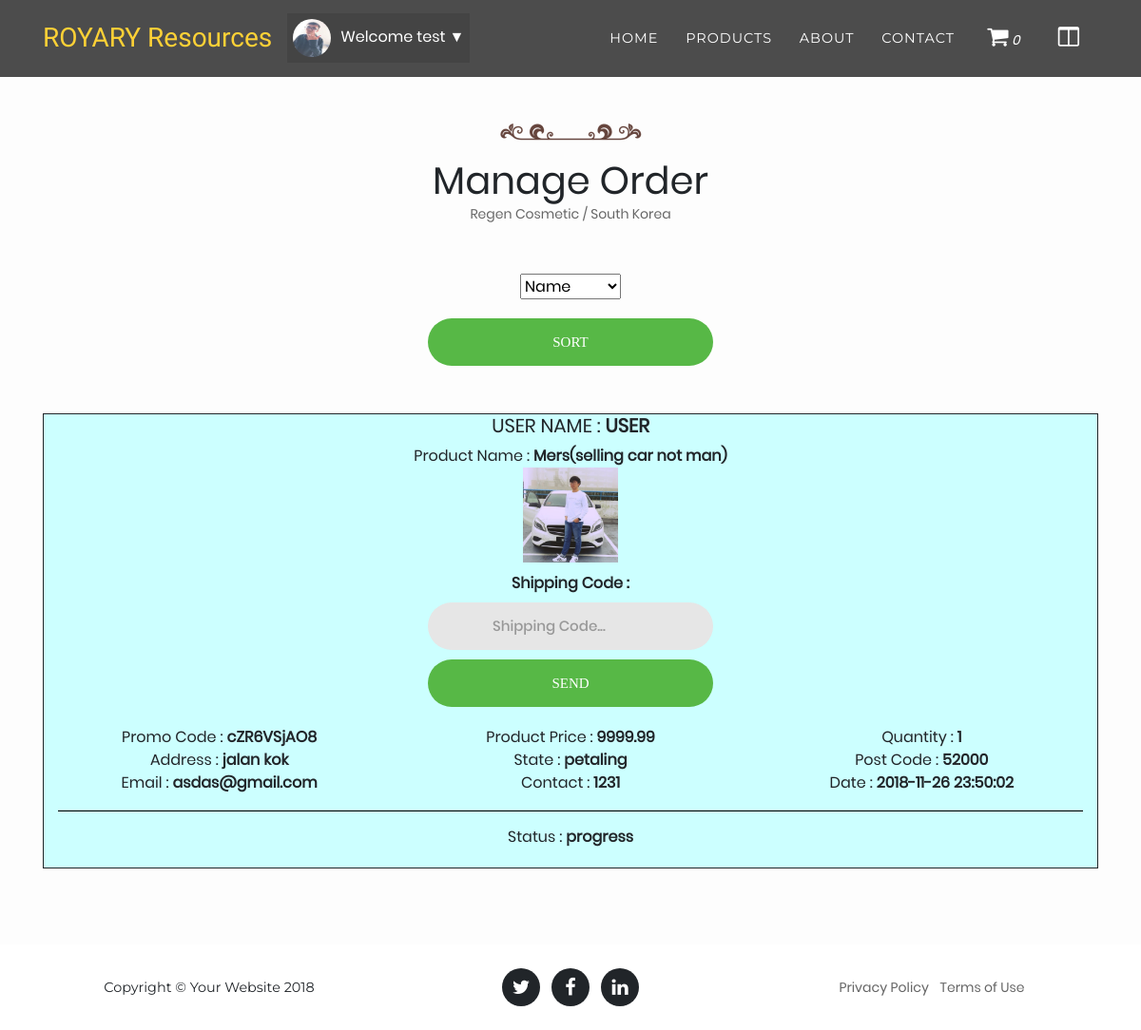
The page /Manageorder.php (signed in) on the database its author committed.
### tables this page shows
CREATE TABLE IF NOT EXISTS `productorder` (
  `id` int(255) NOT NULL AUTO_INCREMENT,
  `payid` int(255) NOT NULL,
  `productid` int(255) NOT NULL,
  `quantity` int(11) NOT NULL,
  `date` datetime NOT NULL,
  `delivery` enum('progress','sent') NOT NULL,
  `address` text NOT NULL,
  `city` text NOT NULL,
  `state` text NOT NULL,
  `postcode` int(11) NOT NULL,
  `contact` int(11) NOT NULL,
  `email` text NOT NULL,
  `username` varchar(20) NOT NULL,
  PRIMARY KEY (`id`),
  KEY `productid` (`productid`),
  KEY `payid` (`payid`)
);

CREATE TABLE IF NOT EXISTS `payment` (
  `id` int(11) NOT NULL AUTO_INCREMENT,
  `payid` varchar(20) NOT NULL,
  `method` text NOT NULL,
  `date` datetime NOT NULL,
  `total` double NOT NULL,
  `code` varchar(255) NOT NULL,
  PRIMARY KEY (`id`),
  KEY `payid` (`payid`)
);

CREATE TABLE IF NOT EXISTS `product` (
  `id` int(255) NOT NULL AUTO_INCREMENT,
  `name` varchar(255) NOT NULL,
  `code` varchar(255) NOT NULL,
  `categories` text NOT NULL,
  `image` text NOT NULL,
  `price` double NOT NULL,
  PRIMARY KEY (`id`),
  UNIQUE KEY `code` (`code`)
);

### Manageorder.php (the view, shortened to what this page needs)
<?php
   include 'connection_file.php';
   if(isset($_POST['submit'])){
		if($_POST['sortby'] == 'datedesc'){
			$sortby = 'B.date DESC LIMIT 0, 10';
		}else if($_POST['sortby'] == 'dateasc'){
			$sortby = 'B.date ASC LIMIT 0, 10';
		}else{
			$sortby = 'A.payid';
		}
   }else{
	   $sortby = 'B.date ASC LIMIT 0, 10';
   }
?>
<!DOCTYPE html>
<html lang="en">
  <head>
	<link rel="stylesheet" type="text/css" href="css/style2.css" />
    <link href="vendor/bootstrap/css/bootstrap.min.css" rel="stylesheet">
    <link href="vendor/font-awesome/css/font-awesome.min.css" rel="stylesheet" type="text/css">
    <link href="css/agency.css" rel="stylesheet">
	<link href="css/sidebar.css" rel="stylesheet">
	<link rel="stylesheet" type="text/css" href="vendor/bootstrap/css/bootstrap.css">
	<link rel="stylesheet" type="text/css" href="fonts/font-awesome-4.7.0/css/font-awesome.min.css">
	<link rel="stylesheet" type="text/css" href="vendor/animate/animate.css">
	<link rel="stylesheet" type="text/css" href="vendor/css-hamburgers/hamburgers.min.css">
	<link rel="stylesheet" type="text/css" href="vendor/select2/select2.min.css">
	<link rel="stylesheet" type="text/css" href="css/util.css">
	<link rel="stylesheet" type="text/css" href="css/main.css">
	<link href="css/cart.css" rel="stylesheet">
  </head>
  <body id="page-top">
    <nav class="navbar navbar-expand-lg navbar-dark fixed-top" id="mainNav">
      <div class="container">
        <a class="navbar-brand js-scroll-trigger" href="index.php">ROYARY Resources</a>
        <div class="collapse navbar-collapse" id="navbarResponsive">
		<div id="guest">
	    <?php
			navbar();
		?>
		</div>
          <ul class="navbar-nav text-uppercase ml-auto">
            <li class="nav-item">
              <a class="nav-link" href="index.php">Home</a>
            </li>
            <li class="nav-item product-dropdown">
              <a class="nav-link ">Products</a>
            </li>
            <li class="nav-item about-dropdown">
              <a class="nav-link js-scroll-trigger" href="#">About</a>
            </li>
            <li class="nav-item">
              <a class="nav-link js-scroll-trigger" href="index.php">Contact</a>
            </li>
          </ul>
			<ul class="navbar-nav text-uppercase">
			<li class="nav-item open-cart-button cart-dropdown"><a href="order.php"><i class="fa fa-shopping-cart" style="font-size:24px"></i>
				<i id="cart_count"><?php
				if(isset($_SESSION["cart_item"])){
					echo count($_SESSION["cart_item"]);
				}else{
					echo 0;
				}
				?></i>
			</a></li>
			<li class="nav-item open-cart-button news-dropdown"><a href="news.php"><i class="fa fa-columns" style="font-size:24px"></i></a></li>
			</ul>
        </div>
      </div>
    </nav>
    <section id="portfolio1" class="m-t-50">
      <div class="container wow fadeInUp">
        <div class="section-header">
		<div class="aboout_logo">
		  <img src="img/icons/1j+ojl1FOMkX9WypfBe43D6kjfGDpBFGnBbJwXs1M3EMoAJtlSEp2j...png"></img>
          <h1 class="section-title">Manage Order</h1>
		  </div>
          <p class="section-description">Regen Cosmetic / South Korea</p>
        </div>
		<form method="post" enctype="multipart/form-data">
		<div class="m-t-50 m-b-20">
			<select name="sortby">
				<option value="payid">Name</option>
			</select>
		</div>
			<div style="width: 300px; margin-left: auto; margin-right: auto;">
				<div><input type="submit" name="submit" class="login100-form-btn" value="Sort"/></div>
			</div>
		</form>
	<div>
		<div class="m-t-50">
		<?php
		if (isset($_SESSION['LoginID'])){
		$query = "SELECT B.id, A.payid, B.date, B.quantity, B.delivery, B.address, B.city, B.state, B.postcode, B.contact, B.email,
				A.code, C.name, C.code, C.categories, C.image, C.price
				FROM payment A JOIN productorder B ON A.id = B.payid
				JOIN product C ON C.id = B.productid ORDER BY $sortby";
		if ($result = mysqli_query($conn,$query)){
			while ($row = mysqli_fetch_row($result)){
				$rowid = $row[0];
				$inputid = 'value' . $row[0];
				$salesusername = $row[1];
				$date = $row[2];
				$quantity = $row[3];
				$progress = $row[4];
				$address = $row[5];
				$state = $row[7];
				$postcode = $row[8];
				$contact = $row[9];
				$email = $row[10];
				$promocode = $row[11];
				$productname = $row[12];
				$img = $row[15];
				$productprice = $row[16];
				if($progress == 'sent'){}else{
		?>
		<form method="post" enctype="multipart/form-data">
		<div class="news col-md-12 m-t-20">
			<div class="col-md-12"><label class="text-uppercase"><h5>User Name : <strong><?php echo $salesusername; ?></strong></h5></label></div>
			<div class="col-md-12">Product Name : <strong><?php echo $productname; ?></strong></div>
				<div class="row">
					<div class="col-md-12"><img src="<?php echo $img; ?>" width="100px" height="100px"></div>
				</div>
				<div class="row">
			<div class="m-t-10 m-b-20" style="width: 300px; margin-left: auto; margin-right: auto;">
			<div><label><strong>Shipping Code :</strong></label></div>
				<div class="wrap-input100 validate-input">
					<input placeholder="Shipping Code..." id="shipcode" name="<?php echo $inputid; ?>" class="input100 container-margin" required>
					<span class="focus-input100"></span>
				</div>
				<div><button type="submit" name="<?php echo $rowid; ?>" class="login100-form-btn">Send</button></div>
			</div>
				</div>
				<div class="row">
					<div class="col-md-4">Promo Code : <strong><?php echo $promocode; ?></strong></div>
					<div class="col-md-4">Product Price : <strong><?php echo $productprice; ?></strong></div>
					<div class="col-md-4">Quantity : <strong><?php echo $quantity; ?></strong></div>
				</div>
				<div class="row">
					<div class="col-md-4">Address : <strong><?php echo $address; ?></strong></div>
					<div class="col-md-4">State : <strong><?php echo $state; ?></strong></div>
					<div class="col-md-4">Post Code : <strong><?php echo $postcode; ?></strong></div>
				</div>
				<div class="row">
					<div class="col-md-4">Email : <strong><?php echo $email; ?></strong></div>
					<div class="col-md-4">Contact : <strong><?php echo $contact; ?></strong></div>
					<div class="col-md-4">Date : <strong><?php echo $date; ?></strong></div>
				</div><hr>
				<div class="row">
					<div class="col-md-12 m-b-20">Status : <strong><?php echo $progress; ?></strong></div>
				</div>
		</div>
		</form>
		<?php
				}
			}
		  }
		}
		?>
		</div>
	</div>
      </div>
	</section>
    <footer>
      <div class="container">
        <div class="row">
          <div class="col-md-4">
            <span class="copyright">Copyright &copy; Your Website 2018</span>
          </div>
          <div class="col-md-4">
            <ul class="list-inline social-buttons">
              <li class="list-inline-item">
                <a href="#">
                  <i class="fa fa-twitter"></i>
                </a>
              </li>
              <li class="list-inline-item">
                <a href="#">
                  <i class="fa fa-facebook"></i>
                </a>
              </li>
              <li class="list-inline-item">
                <a href="#">
                  <i class="fa fa-linkedin"></i>
                </a>
              </li>
            </ul>
          </div>
          <div class="col-md-4">
            <ul class="list-inline quicklinks">
              <li class="list-inline-item">
                <a href="#">Privacy Policy</a>
              </li>
              <li class="list-inline-item">
                <a href="#">Terms of Use</a>
              </li>
            </ul>
          </div>
        </div>
      </div>
    </footer>
  </body>
</html>

### connection_file.php (shortened to what this page needs)
<?php
	function navbar(){
		if (isset($_SESSION['LoginID'])){
			$username = $_SESSION['LoginID'];
		$query = "SELECT * FROM `login` WHERE username='$username'";
		if ($result = mysqli_query($GLOBALS['conn'],$query)){
			while ($row = mysqli_fetch_row($result)){
				$name = $row[9];
				$type = $row[10];
				$admin = $row[8];
				if($admin == 'admin'){
					echo "<div class='dropdown'>";
					echo "<div style='color:white;'><button onclick='myFunction()' class='dropbtn'>";
						if (strcasecmp('image/jpg', $type) == 0 || strcasecmp('image/jpeg', $type) == 0
							|| strcasecmp('image/png', $type) == 0 || strcasecmp('image/pdf', $type) == 0 || strcasecmp('image/gif', $type) == 0) {
								echo "<img src='img/profile-img/".$name."' width='40px' height='40px' style='margin-right:10px; border: 0px solid; border-radius: 25px;'></img>";
							}else{
								echo "<img src='img/profile-img/default.png' width='40px' height='40px' style='margin-right:10px;'></img>";
							}
					echo "Welcome " . $username . "  &#x25BC;" . "</button></br></div>";
					echo "</div>";
					}
				}
			}
        }
	}
?>

### css/style2.css (style rules this page uses)
ul li { list-style-type:none; }

### css/agency.css (style rules this page uses)
body { overflow-x: hidden; font-family: -apple-system, BlinkMacSystemFont, "Segoe UI", Roboto, "Helvetica Neue", Arial, sans-serif, "Apple Color Emoji", "Segoe UI Emoji", "Segoe UI Symbol"; }
p { line-height: 1.75; }
a { color: white; }
h1, h2, h3, h4, h5, h6 { font-weight: 700; font-family: 'Montserrat', 'Helvetica Neue', Helvetica, Arial, sans-serif; }
section { padding: 100px 0; }
@media (min-width: 768px) { section { padding: 150px 0; } }
#mainNav { background-color: #212529; }
#mainNav .navbar-brand { color: #fed136; font-family: 'Kaushan Script', 'Helvetica Neue', Helvetica, Arial, cursive; }
#mainNav .navbar-nav .nav-item .nav-link { font-size: 90%; font-weight: 400; padding: 0.75em 0; letter-spacing: 1px; color: white; font-family: 'Montserrat', 'Helvetica Neue', Helvetica, Arial, sans-serif; }
@media (min-width: 992px) { #mainNav { padding-top: 10px; padding-bottom: 10px; -webkit-transition: padding-top 0.3s, padding-bottom 0.3s; -moz-transition: padding-top 0.3s, padding-bottom 0.3s; transition: padding-top 0.3s, padding-bottom 0.3s; border: none; background-color: rgba(0, 0, 0, .7); } }
@media (min-width: 992px) { #mainNav .navbar-brand { font-size: 1.75em; -webkit-transition: all 0.3s; -moz-transition: all 0.3s; transition: all 0.3s; } }
@media (min-width: 992px) { #mainNav .navbar-nav .nav-item .nav-link { padding: 1.1em 1em !important; } }
footer { padding: 25px 0; text-align: center; }
footer span.copyright { font-size: 90%; line-height: 40px; text-transform: none; font-family: 'Montserrat', 'Helvetica Neue', Helvetica, Arial, sans-serif; }
footer ul.quicklinks { font-size: 90%; line-height: 40px; margin-bottom: 0; text-transform: none; font-family: 'Montserrat', 'Helvetica Neue', Helvetica, Arial, sans-serif; }
ul.social-buttons { margin-bottom: 0; }
ul.social-buttons li a { font-size: 20px; line-height: 40px; display: block; width: 40px; height: 40px; -webkit-transition: all 0.3s; -moz-transition: all 0.3s; transition: all 0.3s; color: white; border-radius: 100%; outline: none; background-color: #212529; }
.dropbtn { background-color: rgba(0, 0, 0, .1); color: white; padding: 6px; font-size: 16px; border: none; cursor: pointer; }
.dropdown { position: relative; display: inline-block; }
.open-cart-button { color: white; padding: 16px 20px; border: none; cursor: pointer; z-index: 9; }
.open-cart-button a { color: white; }
.news { background: #ccffff; width: 100%; border: solid 1px; word-break: break-all; }
hr { width: 100%; box-shadow: 0px 1px 0px 0px black; }

### css/main.css (style rules this page uses)
* { margin: 0px; padding: 0px; box-sizing: border-box; }
body, html { height: 100%; font-family: Poppins-Regular, sans-serif; }
a { font-family: Poppins-Regular; font-size: 14px; line-height: 1.7; color: #666666; margin: 0px; transition: all 0.4s; -webkit-transition: all 0.4s; -o-transition: all 0.4s; -moz-transition: all 0.4s; }
h1,h2,h3,h4,h5,h6 { margin: 0px; }
p { font-family: Poppins-Regular; font-size: 14px; line-height: 1.7; color: #666666; margin: 0px; }
ul, li { margin: 0px; list-style-type: none; }
input { outline: none; border: none; }
button { outline: none !important; border: none; background: transparent; }
.wrap-input100 { position: relative; width: 100%; z-index: 1; margin-bottom: 10px; }
.input100 { font-family: Poppins-Medium; font-size: 15px; line-height: 1.5; color: #666666; display: block; width: 100%; background: #e6e6e6; height: 50px; border-radius: 25px; padding: 0 30px 0 68px; }
.focus-input100 { display: block; position: absolute; border-radius: 25px; bottom: 0; left: 0; z-index: -1; width: 100%; height: 100%; box-shadow: 0px 0px 0px 0px; color: rgba(87,184,70, 0.8); }
.login100-form-btn { font-family: Montserrat-Bold; font-size: 15px; line-height: 1.5; color: #fff; text-transform: uppercase; width: 100%; height: 50px; border-radius: 25px; background: #57b846; display: -webkit-box; display: -webkit-flex; display: -moz-box; display: -ms-flexbox; display: flex; justify-content: center; align-items: center; padding: 0 25px; -webkit-transition: all 0.4s; -o-transition: all 0.4s; -moz-transition: all 0.4s; transition: all 0.4s; }
.validate-input { position: relative; }

### css/cart.css (style rules this page uses)
#portfolio1 { background: rgba(247, 247, 247, 0.3); padding: 80px 0; text-align: center; }

### rows shown on the page
productorder: payid.payid "USER", productid.name "Mers(selling car not man)", payid.code "cZR6VSjAO8", productid.price "9999.99", quantity "1", address "jalan kok", state "petaling", postcode "52000", email "asdas@gmail.com", contact "1231", date "2018-11-26 23:50:02", delivery "progress"
